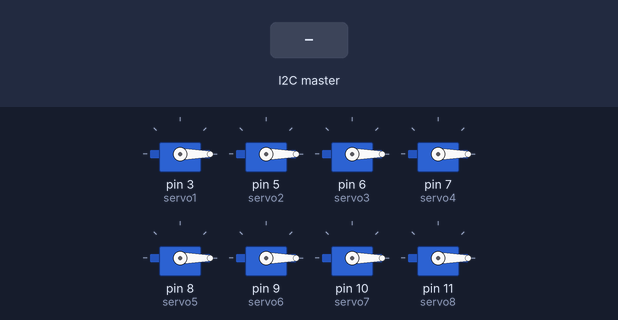
A sketch run on a simulated Arduino Mega 2560, built with avr-gcc and run on an emulated ATmega2560. On the bench: 8 × servo. The test bench sets the inputs (shaded band).

Above: at 1.2 s.
1.3 s: the I2C master sends the byte 90
At 1.8 s:
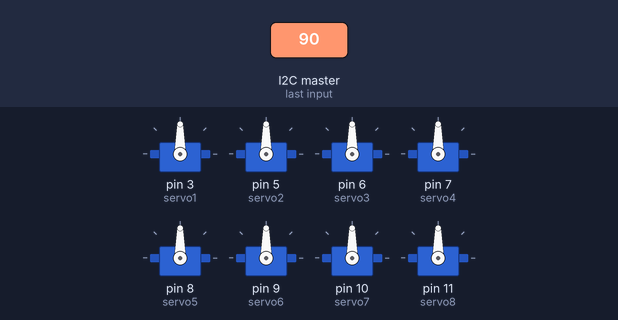
2.8 s: the I2C master sends the byte 200
At 4.0 s:
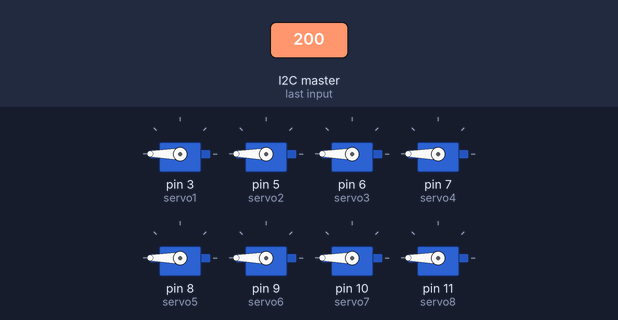
4.3 s: the I2C master sends the byte 0
At 5.3 s:
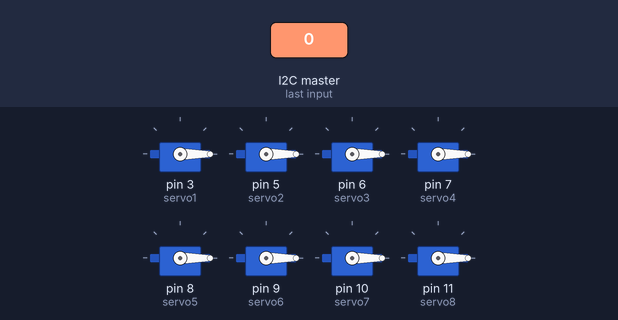
Timing chart, 0 to 7.3 s (numbered marks = the images above; inputs shaded):
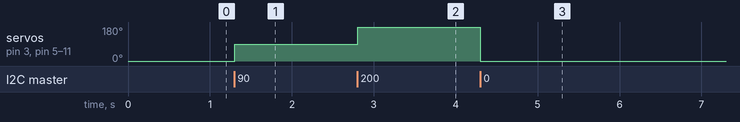

Measured:
- after the input at 1.3 s, servo on pin 3 (servo1), servo on pin 5 (servo2), servo on pin 6 (servo3), servo on pin 7 (servo4), servo on pin 8 (servo5), servo on pin 9 (servo6), servo on pin 10 (servo7), servo on pin 11 (servo8): 0° → 90° at once
- after the input at 2.8 s, servo on pin 3 (servo1), servo on pin 5 (servo2), servo on pin 6 (servo3), servo on pin 7 (servo4), servo on pin 8 (servo5), servo on pin 9 (servo6), servo on pin 10 (servo7), servo on pin 11 (servo8): 90° → 180° at once
- after the input at 4.3 s, servo on pin 3 (servo1), servo on pin 5 (servo2), servo on pin 6 (servo3), servo on pin 7 (servo4), servo on pin 8 (servo5), servo on pin 9 (servo6), servo on pin 10 (servo7), servo on pin 11 (servo8): 180° → 0° at once

The sketch:

ArduinoMegaCode_Working_.ino
```cpp
//Faith did this
#include <Servo.h>
#include <Wire.h>
Servo servo1;
Servo servo2;
Servo servo3;
Servo servo4;
Servo servo5;
Servo servo6;
Servo servo7;
Servo servo8;

int Arduino_Address = 7;
static_assert(LOW == 0, "Expecting LOW to be a 0");
void setup() {
  Wire.begin(Arduino_Address); // initiate the wire library

  servo1.attach(3); // pins 2-13 are for PWM on Mega, pins 4 and 13 have diff frequency tho so I skipped over 4 to keep them all same
  servo2.attach(5);
  servo3.attach(6);
  servo4.attach(7);
  servo5.attach(8);
  servo6.attach(9);
  servo7.attach(10);
  servo8.attach(11);

  servo1.write(0);
  servo2.write(0);
  servo3.write(0);
  servo4.write(0);
  servo5.write(0);
  servo6.write(0);
  servo7.write(0);
  servo8.write(0);

  Wire.onReceive(receiveEvent); // register event

}

void loop() { }

void receiveEvent(int howMany) {
  while (1 < Wire.available()) {
    char c = Wire.read();
  }
  int motor_speed = Wire.read();
  Serial.println("Updating Motor Speed: " + motor_speed);
  servo1.write(motor_speed);
  servo2.write(motor_speed);
  servo3.write(motor_speed);
  servo4.write(motor_speed);
  servo5.write(motor_speed);
  servo6.write(motor_speed);
  servo7.write(motor_speed);
  servo8.write(motor_speed);

}
```
